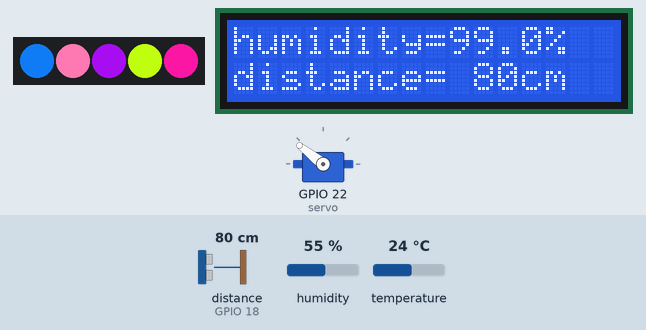
A program run on a simulated ESP32 board running MicroPython. Shown: 5 RGB LEDs in strip order, left to right, 16×2 character LCD, servo. The test bench sets the inputs (shaded band); at power-on: distance to the obstacle (sensor on GPIO 18) 80 cm, humidity 55 %, temperature 24 °C. The echo pulse lasts 58.3 µs per cm; random numbers come from a fixed seed.

Above: at 1.2 s.
1.3 s: distance to the obstacle (sensor on GPIO 18) set to 250 cm
At 1.99 s:
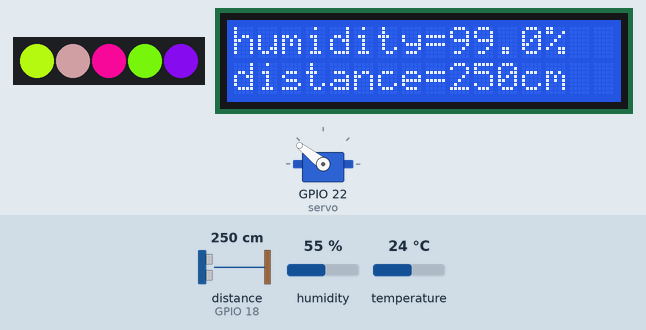
3.3 s: distance to the obstacle (sensor on GPIO 18) set to 21 cm
At 3.98 s:
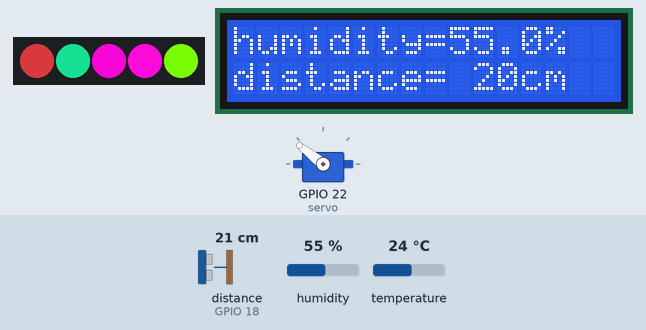
5.6 s: distance to the obstacle (sensor on GPIO 18) set to 17 cm
At 5.69 s:
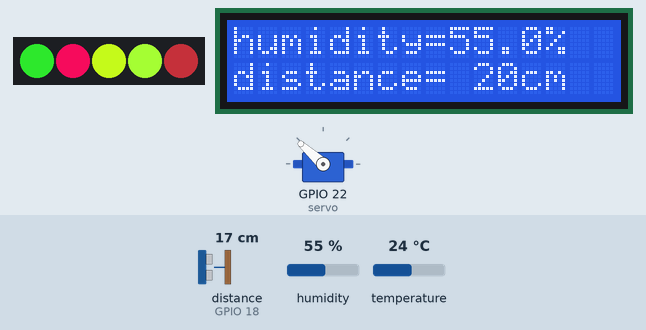
7.4 s: humidity set to 22 %
At 7.97 s:
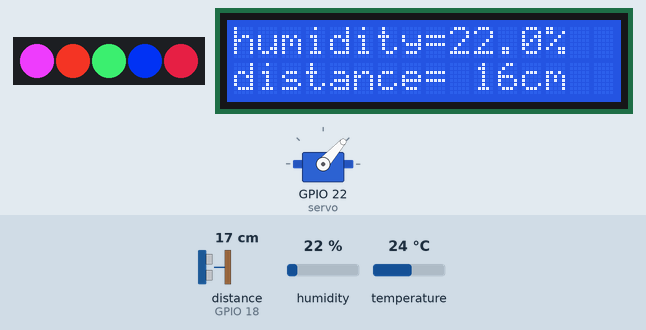
10.0 s: distance to the obstacle (sensor on GPIO 18) set to 299 cm
At 10.37 s:
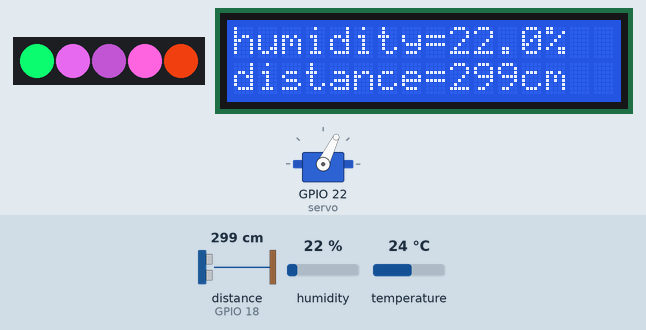
12.4 s: humidity set to 40 %
At 13.27 s:
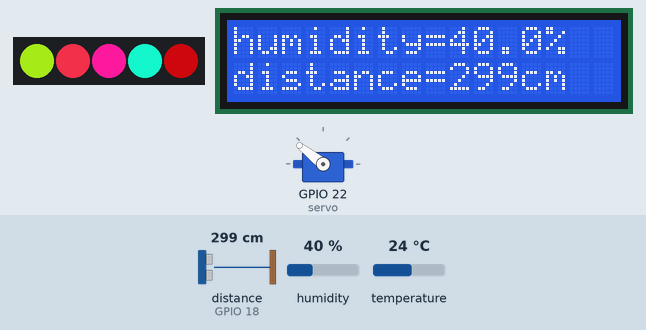
Timing chart, 0 to 19.9 s (numbered marks = the images above; inputs shaded):
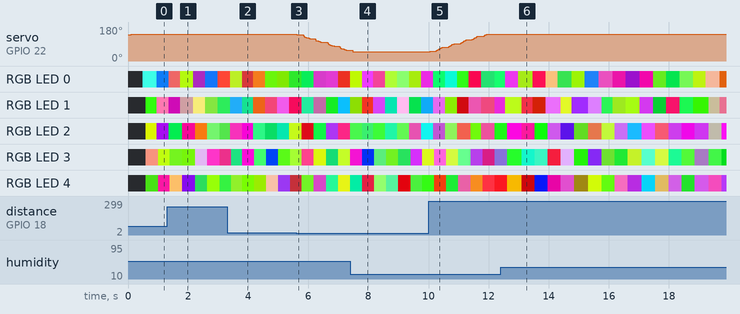

The program:

RGB_+________+____.py
```python
'''
  舵机-->(22)
  (Trig)-->(5)
  (Echo)-->(18)
  SCL-->16
  SDA-->17
  DS-->27
   WS-->(13)
'''

#导入Pin模块
from machine import Pin
import time
from servo import Servo
from machine import Timer
from hcsr04 import HCSR04
from neopixel import NeoPixel
import random
from machine import ADC
from machine import Pin,I2C
from i2c_lcd import I2cLcd
import dht

#定义HCSR04控制对象
hcsr04=HCSR04(trigger_pin=5, echo_pin=18)
#定义SG90舵机控制对象
servo = Servo(Pin(22))
#定义DHT22控制对象
dht22=dht.DHT22(Pin(27))
#定义RGB控制对象
#控制引脚为13，RGB灯串联5个
pin=13
rgb_num=5
rgb_led=NeoPixel(Pin(pin,Pin.OUT),rgb_num)
# LCD 1602 I2C 地址
DEFAULT_I2C_ADDR = 0x27
# 初始化GPIO口
# def setup():
# global lcd
i2c = I2C(1,sda=Pin(17),scl=Pin(16),freq=400000)
lcd = I2cLcd(i2c, DEFAULT_I2C_ADDR, 2, 16)  # 初始化(设备地址, 背光设置)
#定义按键控制对象
key1=Pin(26,Pin.IN,Pin.PULL_UP)
key2=Pin(25,Pin.IN,Pin.PULL_UP)
key3=Pin(33,Pin.IN,Pin.PULL_UP)
key4=Pin(32,Pin.IN,Pin.PULL_UP)
#定义按键键值
KEY1_PRESS,KEY2_PRESS,KEY3_PRESS,KEY4_PRESS=1,2,3,4
key_en=1

#按键扫描函数
def key_scan():
    global key_en
    if key_en==1 and (key1.value()==0 or key2.value()==0 or
                      key3.value()==0 or key4.value()==0 ):
        time.sleep_ms(10)
        key_en=1
        if key1.value()==0:
            return KEY1_PRESS
        elif key2.value()==0:
            return KEY2_PRESS
        elif key3.value()==0:
            return KEY3_PRESS
        elif key4.value()==0:
            return KEY4_PRESS
    elif key1.value()==1 and key2.value()==1 and key3.value()==1 and key4.value()==1:
        key_en=1
    return 0

b=0
c=140
g=0
h=0
humi=99
k=0
l=0
m=0
servo.write_angle(c)
#定时器0中断函数
def time0_irq(time0):
    global b
    global c
    global g
    global h
    global k
    global l
    global m
    global humi
    key=key_scan()
    distance=hcsr04.distance_cm()
    if distance>20 and c<=140:
        c+=2
        servo.write_angle(c)
    if distance<20 and distance>=0 and c>=50:
        c-=2
        servo.write_angle(c)
    g+=1
    m+=1
    if g==10 : #每10个周期RGB灯随机变色,屏幕刷新
        g=0
        for i in range(rgb_num):
            d=random.randint(0,255)
            e=random.randint(0,255)
            f=random.randint(0,255)
            while True :
                k=d-e
                if k<0 :
                    k=-k
                    l=e-f
                    if l<0 :
                        l=-l
                if k+l>200 :
                    rgb_led[i]=(d, e, f)
                    break
                else :
                    d=random.randint(0,255)
                    e=random.randint(0,255)
                    f=random.randint(0,255)
            rgb_led.write()
            lcd.putstr("humidity=%.1f"%humi)
            lcd.putstr("%  ")
            lcd.putstr("distance=%3d"%distance)
            lcd.putstr("cm  ")

    if m==45: #每45个周期测量湿度
        m=0
        dht22.measure()  #调用DHT类库中测量数据的函数
        humi = dht22.humidity()

#程序入口
if __name__=="__main__":
    time0=Timer(0)  #创建time0定时器对象
    time0.init(period=40,mode=Timer.PERIODIC,callback=time0_irq)
    while True:
        pass
```

Measured:
- the behaviour switches between 20 and 19 cm on distance to the obstacle (sensor on GPIO 18) (found by bisection; images 2 and 3)
- after the input at 5.6 s, servo on GPIO 22 (servo): moves from 142° to 58° over 1.6 s, starting at once
- after the input at 10.0 s, servo on GPIO 22 (servo): moves from 48° to 142° over 1.9 s, starting at once
